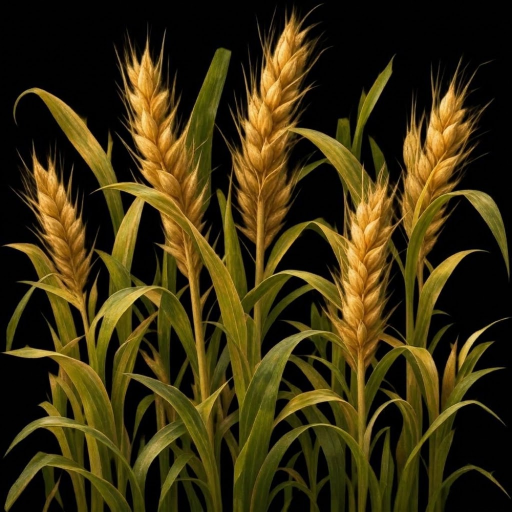
#> input picture minecraft/wheat-reference/wheat.jpg, 1024 x 1024 px, found by its file name (shown at 1/2 size)
$ python prepare_wheat.py
#> lines starting #> are read from the running program, lines starting #| are printed output that depends on the picture
#!/usr/bin/env python3
"""Extract the supplied mature wheat from its black JPEG background.

Run from the repository root. Requires Pillow and numpy. Only vanilla growth
stage 7 is replaced; all earlier stages and the wheat item are left alone.
"""
from pathlib import Path
import numpy as np
from PIL import Image, ImageOps

SOURCE = Path('minecraft/wheat-reference/wheat.jpg')
OUTPUT = Path('minecraft/realistic-dirt/textures/blocks/wheat_stage_7.png')
SIZE = 512


def prepare():
    with Image.open(SOURCE) as image:
#> image is the input picture: PIL image 1024x1024 RGB; mean R, G, B 59.9, 48.6, 14.9
        rgb = np.asarray(ImageOps.exif_transpose(image).convert('RGB'), dtype=np.float32)
    # The photograph's background is near-black, but JPEG creates a few dark
    # noisy pixels. Fade them out while retaining fine, brighter wheat awns.
    intensity = rgb.max(axis=2)
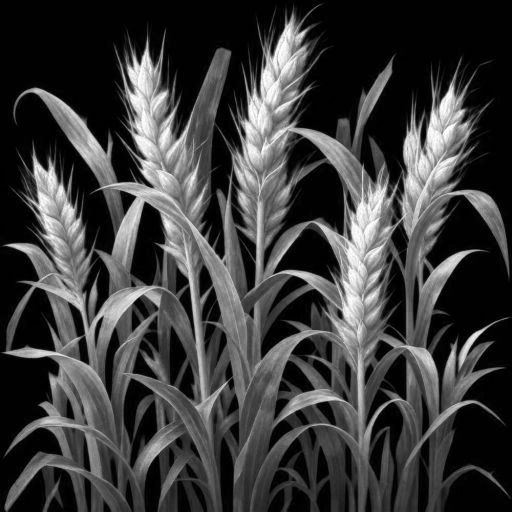
#> intensity: shape (1024, 1024) float32 (shown at 1/2 size); min 0, max 255, mean 60.3
    alpha = np.clip((intensity - 5.0) / 24.0, 0.0, 1.0)
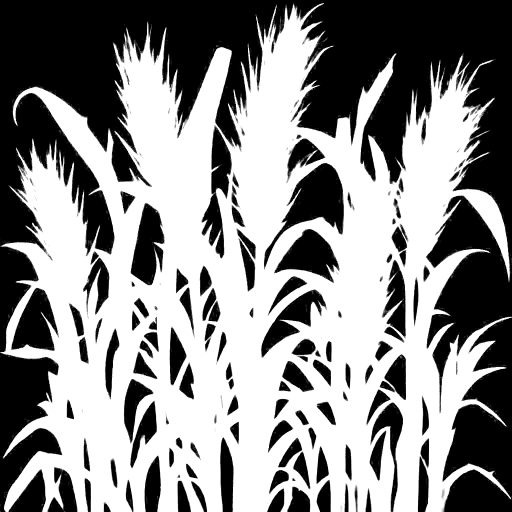
#> alpha: shape (1024, 1024) float32 (shown at 1/2 size); min 0, max 1, mean 0.542
    # Undo black premultiplication at translucent borders to limit dark halos.
    color = np.clip(rgb / np.maximum(alpha[..., None], 1.0 / 255.0), 0, 255)
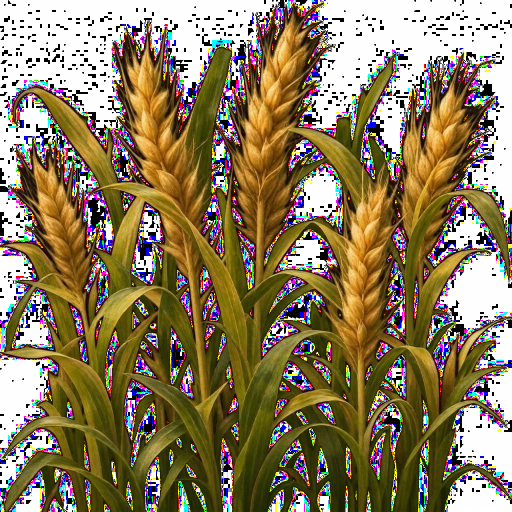
#> color: shape (1024, 1024, 3) float32 (shown at 1/2 size); mean R, G, B 141.4, 125.6, 94.5
    pixels = np.dstack((np.rint(color).astype(np.uint8), np.rint(alpha * 255).astype(np.uint8)))
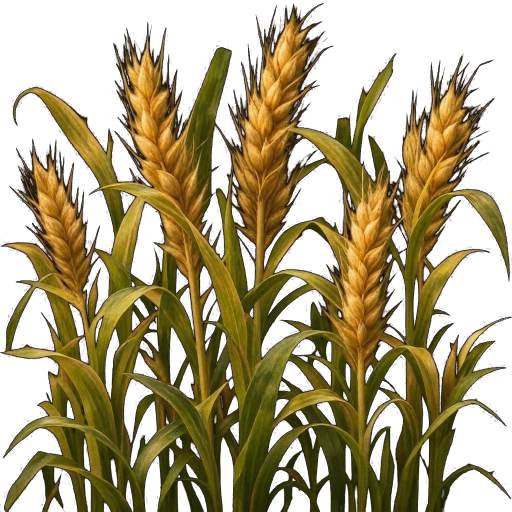
#> pixels: shape (1024, 1024, 4) (shown at 1/2 size); mean R, G, B, A 141.2, 125.5, 94.4, 138.3; transparent parts drawn white
    pixels[pixels[..., 3] == 0, :3] = 0
    # Pillow resizes RGBA in premultiplied alpha, preserving fine edges.
    return Image.fromarray(pixels).resize((SIZE, SIZE), Image.Resampling.LANCZOS)
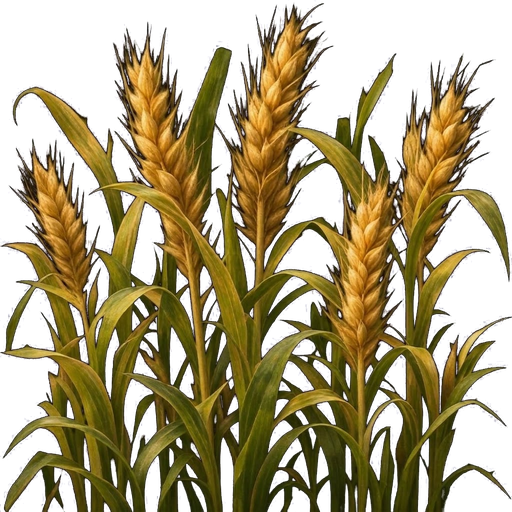
#> returned value: PIL image 512x512 RGBA; mean R, G, B, A 64.1, 51.3, 19, 138.2; transparent parts drawn white


def main():
    OUTPUT.parent.mkdir(parents=True, exist_ok=True)
    prepare().save(OUTPUT, optimize=True)
    print(f'Prepared mature wheat texture: {OUTPUT}')


if __name__ == '__main__':
    main()

$ run again, with minecraft/wheat-reference/intermediate.webp saved as minecraft/wheat-reference/wheat.jpg
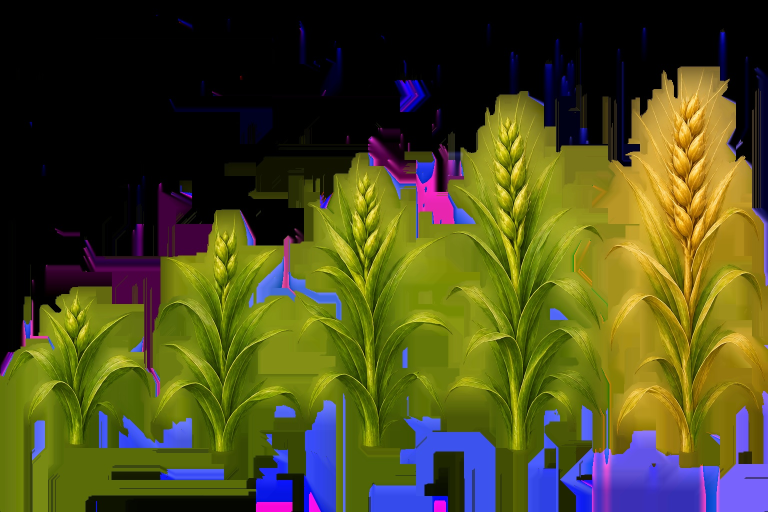
#> input picture minecraft/wheat-reference/intermediate.webp, 1536 x 1024 px, found by its file name (shown at 1/2 size)
#> in prepare, image is the input picture: PIL image 1536x1024 RGB; mean R, G, B 74.6, 73.8, 32.1
#> in prepare, `pixels[pixels[..., 3] == 0, :3] = 0`:
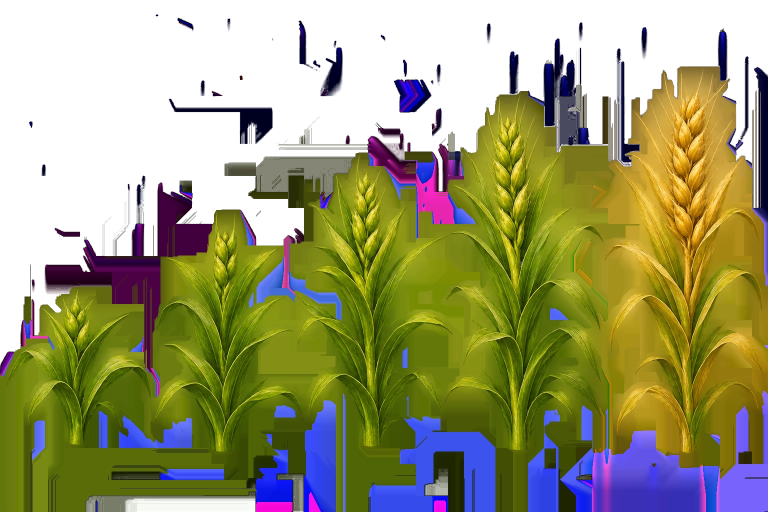
#> pixels: shape (1024, 1536, 4) (shown at 1/2 size); mean R, G, B, A 75.4, 74.5, 32.6, 172.5; transparent parts drawn white
#> in prepare, `return Image.fromarray(pixels).resize((SIZE, SIZE), Image.Resampling.L..`:
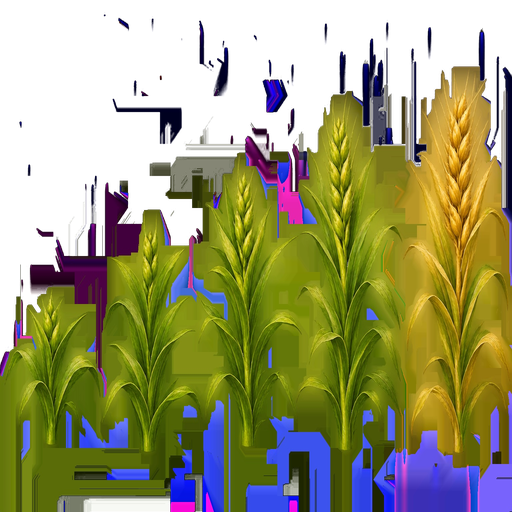
#> returned value: PIL image 512x512 RGBA; mean R, G, B, A 76.1, 75.3, 33.3, 172.5; transparent parts drawn white
